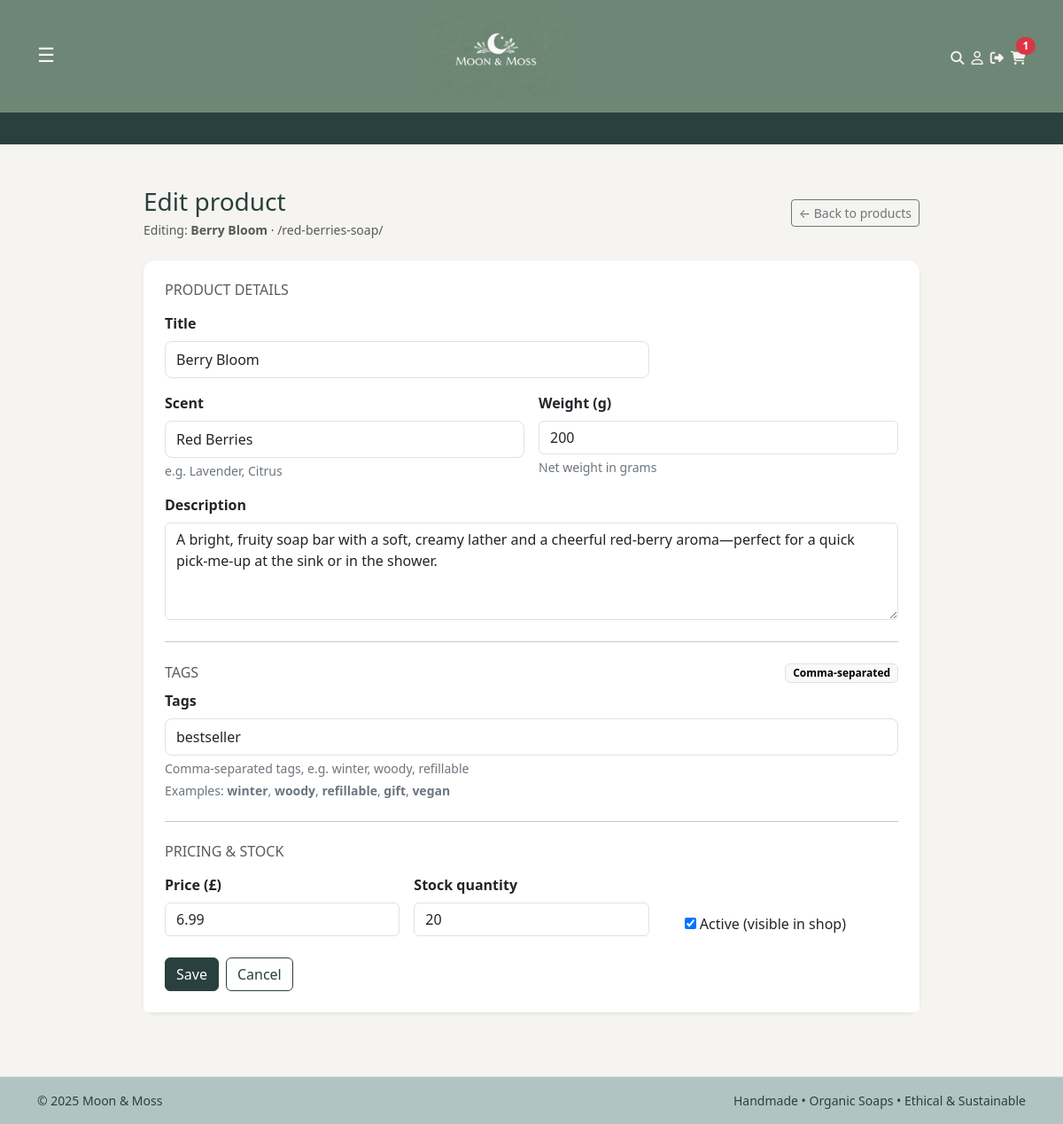
Page /owner/products/9/edit/ (signed in) on the earlier database version.
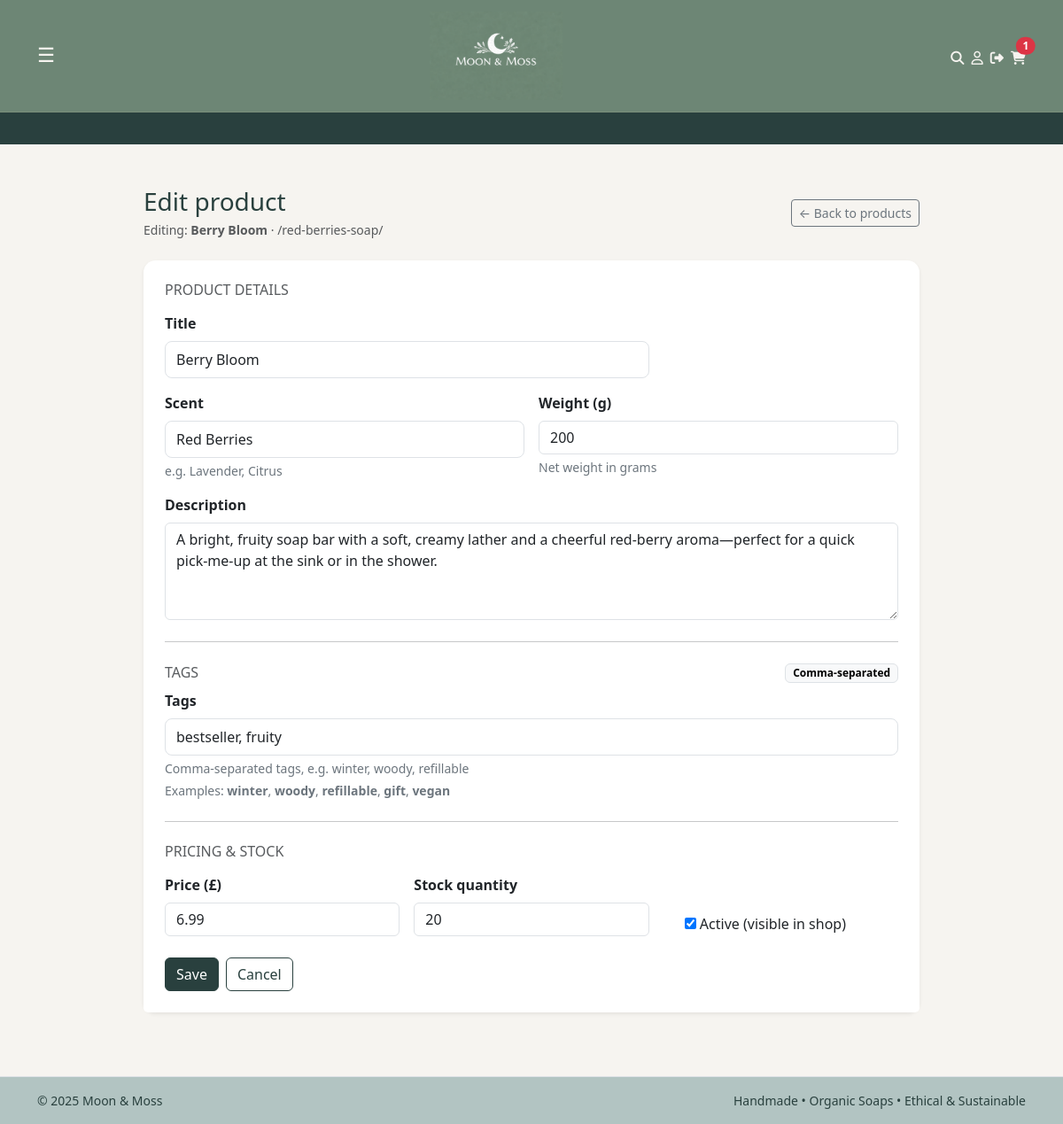
Same page on the later database version.
### catalog/models.py (models this page shows, shortened)
class Product(models.Model):
    title = models.CharField(max_length=160)
    slug = models.SlugField(max_length=180, unique=True, blank=True)
    description = models.TextField(blank=True)
    scent = models.CharField(max_length=50, help_text="e.g. Lavender, Citrus")
    weight_g = models.PositiveIntegerField(help_text="Net weight in grams")
    price = models.DecimalField(max_digits=6, decimal_places=2)
    stock_qty = models.PositiveIntegerField(default=0)
    active = models.BooleanField(default=True)
    created_at = models.DateTimeField(auto_now_add=True)
    tags = models.CharField(
        max_length=250,
        blank=True,
        help_text="Comma-separated tags, e.g. winter, woody, refillable"
    )
    class Meta:
        ordering = ["title"]

### owner/views.py (the view)
# urls.py: path("owner/products/<int:pk>/edit/", views.product_edit, name="owner_product_edit"),
@staff_member_required
def product_edit(request, pk):
    product = get_object_or_404(Product, pk=pk)
    form = ProductForm(request.POST or None, instance=product)
    if request.method == "POST" and form.is_valid():
        form.save()
        return redirect("owner_products")
    return render(request, "owner/product_form.html", {"form": form, "mode": "Edit", "product": product})

### owner/forms.py (shortened to what this page needs)
class ProductForm(forms.ModelForm):
    class Meta:
        model = Product
        fields = [
            "title",
            "description",
            "scent",
            "weight_g",
            "price",
            "stock_qty",
            "active",
            "tags",
        ]
        widgets = {
            "title": forms.TextInput(attrs={"class": "form-control"}),
            "description": forms.Textarea(attrs={
                "class": "form-control",
                "rows": 4,
            }),
            "scent": forms.TextInput(attrs={"class": "form-control"}),
            "weight_g": forms.NumberInput(attrs={"class": "form-control"}),
            "price": forms.NumberInput(attrs={
                "class": "form-control",
                "step": "0.01",
            }),
            "stock_qty": forms.NumberInput(attrs={"class": "form-control"}),
            "tags": forms.TextInput(attrs={
                "class": "form-control",
                "placeholder": "e.g. winter, woody, refillable",
            }),
        }

### cart/context_processors.py (called while the page is built)
def cart_count(request):
    cart = get_or_create_cart(request)
    try:
        count = sum(i.qty for i in cart.items.all())
    except Exception:
        count = 0
    return {"cart_count": count}

### cart/utils.py (called while the page is built)
def get_or_create_cart(request):
    if not request.session.session_key:
        request.session.create()
    request.session.set_expiry(60 * 60 * 24 * 14)
    session_key = request.session.session_key
    if request.user.is_authenticated:
        cart, _ = Cart.objects.get_or_create(
            user=request.user,
            defaults={"session_key": session_key},
        )
    else:
        cart, _ = Cart.objects.get_or_create(
            user=None,
            session_key=session_key,
        )
    return cart

### owner/templates/owner/product_form.html (shortened to what this page needs)
{% extends "base.html" %}
{% block content %}
<div class="container py-4" style="max-width: 900px;">
  <div class="d-flex justify-content-between align-items-center mb-4">
    <div>
      <h1 class="h3 mb-1">{{ mode }} product</h1>
      {% if product %}
        <div class="text-muted small">
          Editing: <strong>{{ product.title }}</strong>{% if product.slug %} · <span class="text-muted">/{{ product.slug }}/</span>{% endif %}
        </div>
      {% endif %}
    </div>
    <a class="btn btn-sm btn-outline-secondary" href="{% url 'owner_products' %}">
      ← Back to products
    </a>
  </div>
  <form method="post" class="card shadow-sm border-0">
    <div class="card-body p-4">
      <h2 class="h6 text-uppercase text-muted mb-3">Product details</h2>
      <div class="row g-3">
        <div class="col-md-8">
          <label class="form-label fw-semibold">Title</label>
          {{ form.title }}
        </div>
        <div class="col-md-6">
          <label class="form-label fw-semibold">Scent</label>
          {{ form.scent }}
          {% if form.scent.help_text %}<div class="form-text">{{ form.scent.help_text }}</div>{% endif %}
        </div>
        <div class="col-md-6">
          <label class="form-label fw-semibold">Weight (g)</label>
          {{ form.weight_g }}
          {% if form.weight_g.help_text %}<div class="form-text">{{ form.weight_g.help_text }}</div>{% endif %}
        </div>
        <div class="col-12">
          <label class="form-label fw-semibold">Description</label>
          {{ form.description }}
        </div>
      </div>
      <hr class="my-4">
      <div class="d-flex justify-content-between align-items-center mb-2">
        <h2 class="h6 text-uppercase text-muted mb-0">Tags</h2>
        <span class="badge text-bg-light border">Comma-separated</span>
      </div>
      <div class="mb-3">
        <label class="form-label fw-semibold">Tags</label>
        {{ form.tags }}
        {% if form.tags.help_text %}<div class="form-text">{{ form.tags.help_text }}</div>{% endif %}
        <div class="form-text">
          Examples: <strong>winter</strong>, <strong>woody</strong>, <strong>refillable</strong>, <strong>gift</strong>, <strong>vegan</strong>
        </div>
      </div>
      <hr class="my-4">
      <h2 class="h6 text-uppercase text-muted mb-3">Pricing & stock</h2>
      <div class="row g-3 align-items-end">
        <div class="col-md-4">
          <label class="form-label fw-semibold">Price (£)</label>
          {{ form.price }}
        </div>
        <div class="col-md-4">
          <label class="form-label fw-semibold">Stock quantity</label>
          {{ form.stock_qty }}
        </div>
        <div class="col-md-4">
          <div class="form-check mt-2">
            {{ form.active }}
            <label class="form-check-label" for="{{ form.active.id_for_label }}">
              Active (visible in shop)
            </label>
          </div>
        </div>
      </div>
    </div>
    <div class="card-footer bg-white border-0 p-4 pt-0">
      <div class="d-flex gap-2">
        <button class="btn btn-mm" type="submit">Save</button>
        <a class="btn btn-mm-outline" href="{% url 'owner_products' %}">Cancel</a>
      </div>
    </div>
  </form>
</div>
{% endblock %}

### templates/base.html (shortened to what this page needs)
{% load static %}
<!doctype html>
<html lang="en">
<head>
  <link
    href="https://cdn.jsdelivr.net/npm/bootstrap@5.3.3/dist/css/bootstrap.min.css"
    rel="stylesheet">
  <link rel="stylesheet" href="{% static 'css/main.css' %}">
</head>
<body>
<nav class="navbar navbar-light navbar-pink bb-navbar sticky-top">
  <div class="container bb-nav-grid">
    <div class="bb-nav-left">
      <button class="navbar-toggler border-0 bb-icon-button" type="button"
              data-bs-toggle="collapse" data-bs-target="#mainNav"
              aria-controls="mainNav" aria-expanded="false" aria-label="Toggle navigation">
        <span class="bb-icon">☰</span>
      </button>
    </div>
    <div class="bb-nav-center">
      <a class="navbar-brand d-flex flex-column align-items-center"
        href="{% url 'catalog:home' %}">
        <img src="{% static 'img/logo.png' %}" alt="Moon & Moss" class="bb-logo">
      </a>
    </div>
    <div class="bb-nav-right bb-nav-icons">
      <a href="#" class="bb-icon-link" title="Search">
        <span class="bb-icon"><i class="fa-solid fa-magnifying-glass"></i></span>
      </a>
      {% if user.is_authenticated %}
        <a href="#" class="bb-icon-link" title="My account">
          <span class="bb-icon"><i class="fa-regular fa-user"></i></span>
        </a>
        <a href="{% url 'accounts:logout' %}?next={{ request.get_full_path }}"
          class="bb-icon-link" title="Logout">
          <span class="bb-icon"><i class="fa-solid fa-right-from-bracket"></i></span>
        </a>
      {% else %}
        <a href="{% url 'accounts:login' %}?next={{ request.get_full_path }}"
           class="bb-icon-link" title="Login">
          <span class="bb-icon"><i class="fa-regular fa-user"></i></span>
        </a>
      {% endif %}
      <a href="{% url 'cart:view' %}" class="bb-icon-link position-relative" title="Cart">
        <span class="bb-icon"><i class="fa-solid fa-cart-shopping"></i></span>
        <span id="cart-count"
              class="position-absolute top-0 start-100 translate-middle badge rounded-pill text-bg-danger {% if cart_count|default:0|add:0 <= 0 %}d-none{% endif %}">
          {{ cart_count|default:0 }}
        </span>
      </a>
    </div>
  </div>
</nav>
<div class="bb-promo-bar">
  <div class="bb-promo-track">
  </div>
</div>
<div class="toast-container position-fixed bottom-0 end-0 p-3" style="z-index: 1080;">
</div>
<main class="container py-4">
  {% block content %}{% endblock %}
</main>
<footer class="border-top mt-4 py-3">
  <div class="container text-muted small d-flex justify-content-between">
    <span>© {{ now|default:"2025" }} Moon & Moss</span>
    <span>Handmade • Organic Soaps • Ethical & Sustainable</span>
  </div>
</footer>
</body>
</html>

### static/css/main.css (style rules this page uses)
body { background-color: #f6f4f0; color: #333333; font-family: system-ui, -apple-system, BlinkMacSystemFont, "Segoe UI", sans-serif; }
h1, .h1, h2, .h2, h3, .h3 { color: #29403e; }
a { color: #29403e; }
.bb-logo { height: 100px; width: auto; }
.bb-navbar { background-color: #6D8675; padding-top: 0.5rem; padding-bottom: 0.5rem; border-bottom: 1px solid #7A8F7A; }
.bb-nav-grid { display: grid; grid-template-columns: 1fr auto 1fr; align-items: center; }
.bb-nav-left { justify-self: start; }
.bb-nav-center { justify-self: center; }
.bb-nav-right { justify-self: end; display: flex; align-items: center; justify-content: flex-end; gap: 0.15rem; }
.bb-icon-button { background: transparent; box-shadow: none; padding: 0; }
.bb-icon { font-size: 1.4rem; line-height: 1; color: #f6f4f0; }
.bb-nav-icons .bb-icon-link { display: inline-flex; align-items: center; justify-content: center; margin: 0rem; text-decoration: none; }
.bb-nav-icons .bb-icon-link .fa-solid, .bb-nav-icons .bb-icon-link .fa-regular { font-size: 0.95rem; }
.bb-promo-bar { background-color: #29403e; color: #f6f4f0; font-size: 0.9rem; overflow: hidden; white-space: nowrap; }
.bb-promo-track { display: inline-block; padding: 0.45rem 0; padding-left: 100%; animation: bb-promo-scroll 22s linear infinite; }
.card { border-radius: 0.85rem; border-color: #f6f4f0; }
footer { background-color: #b2c4c2; }
footer .text-muted { color: #29403e !important; }
.bb-navbar .container { padding-left: 0.75rem; padding-right: 0.75rem; }
.bb-nav-right { gap: 0.50rem; }
.card input[type="text"], .card input[type="email"], .card input[type="password"] { width: 100%; padding: .5rem .75rem; border: 1px solid #dee2e6; border-radius: .5rem; }
.form-text { font-size: 0.875rem; color: #6c757d; }
.btn-mm { --bs-btn-bg: #29403e; --bs-btn-border-color: #29403e; --bs-btn-color: #fff; --bs-btn-hover-bg: #6D8675; --bs-btn-hover-border-color: #6D8675; }
.btn-mm-outline { --bs-btn-color: #29403e; --bs-btn-border-color: #29403e; --bs-btn-hover-bg: #29403e; --bs-btn-hover-border-color: #29403e; --bs-btn-hover-color: #fff; }

Differences in the rows shown:
changed Product "Berry Bloom": tags "bestseller" → "bestseller, fruity"
